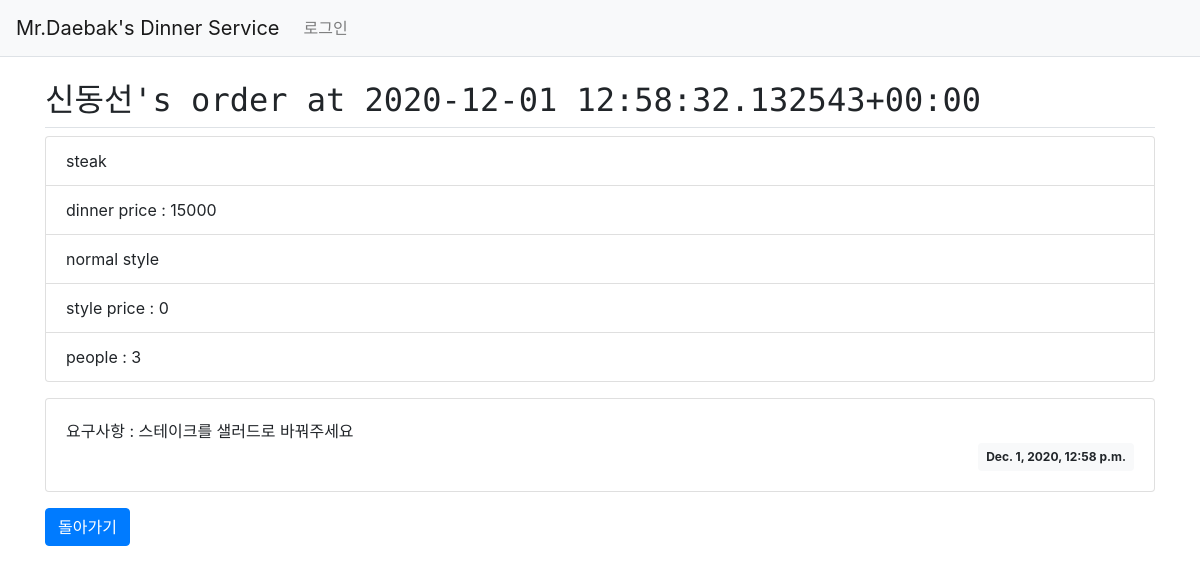
The page /myorder/4/ on the database its author committed.
### myorder/models.py (models this page shows, shortened)
class Order(models.Model):
    username = models.TextField()
    customer = models.ForeignKey(User, on_delete=models.CASCADE, null=True)
    dinner = models.ForeignKey('Dinner', on_delete=models.CASCADE, default=None)
    style = models.ForeignKey('Style', on_delete=models.CASCADE, default=None)
    details = models.TextField()
    people = models.IntegerField(default=1)
    address = models.TextField()
    create_date = models.DateTimeField()
    def __str__(self):
        return str(self.username) + '\'s order at ' + str(self.create_date)

class Dinner(models.Model):
    dinnername = models.TextField()
    dishes = models.ManyToManyField('Dish')
    appliablestyle = models.ManyToManyField('Style')
    price = models.IntegerField()

class Style(models.Model):
    stylename = models.TextField()
    tablewares = models.ManyToManyField('Tableware')
    price = models.IntegerField()

### myorder/views.py (the view)
# urls.py: path('<int:order_id>/', views.order_detail, name='order_detail'),
def order_detail(request, order_id):
    order = get_object_or_404(Order, pk=order_id)
    context = {'order': order}
    return render(request, 'myorder/order_detail.html', context)

### templates/myorder/order_detail.html (shortened to what this page needs)
{% extends 'base.html' %}
{% block content %}
<div class="container my-3">
    <h2 class="border-bottom py-2">{{ order }}</h2>
    <ul class="list-group">
        <li class = "list-group-item">{{ order.dinner.dinnername }}</li>
        <li class = "list-group-item">dinner price : {{ order.dinner.price }}</li>
        <li class = "list-group-item">{{ order.style.stylename }}</li>
        <li class = "list-group-item">style price : {{ order.style.price }}</li>
        <li class = "list-group-item">people : {{ order.people }}</li>
    </ul>
    <div class="card my-3">
        <div class="card-body">
            <div class="card-text" style="white-space: pre-line;">요구사항 : {{ order.details }}</div>
            <div class="d-flex justify-content-end">
                <div class="badge badge-light p-2">
                    {{ order.create_date }}
                </div>
            </div>
        </div>
    </div>
    {% if user.is_staff %}
    <a href="{% url 'myorder:order_list' %}" class="btn btn-primary">목록보기</a>
    <a href="#" class="delete btn btn-sm btn-outline-secondary"
       data-uri="{% url 'myorder:order_complete' order.id %}">주문처리</a>
    {% else %}
    <a href="{% url 'myorder:index' %}" class="btn btn-primary">돌아가기</a>
    {% endif %}
</div>
{% endblock %}

### templates/base.html (style rules this page uses)
h2 { font-family: "Major Mono Display" }

### rows shown on the page
Order: username+create_date "신동선's order at 2020-12-01 12:58:32.132543+00:00", dinner.dinnername "steak", dinner.price "15000", style.stylename "normal style", style.price "0", people "3", details "스테이크를 샐러드로 바꿔주세요", create_date "Dec. 1, 2020, 12:58 p.m."
